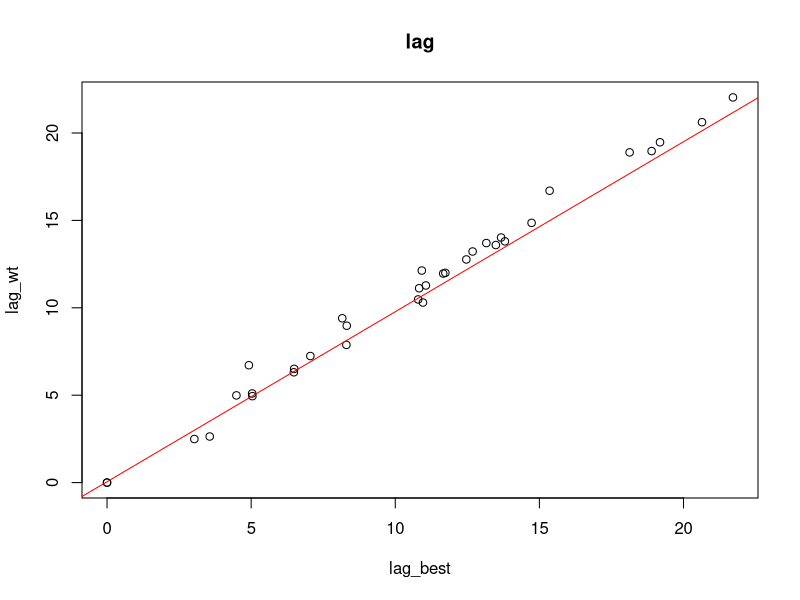
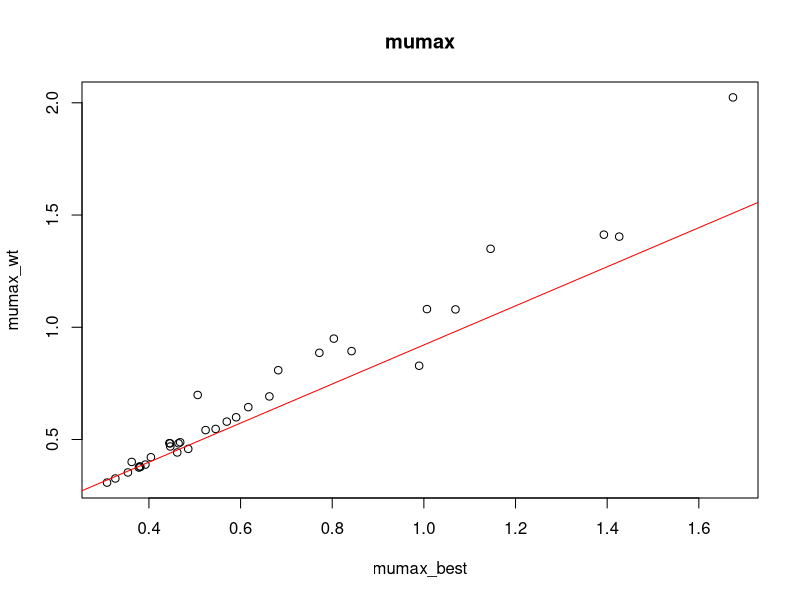
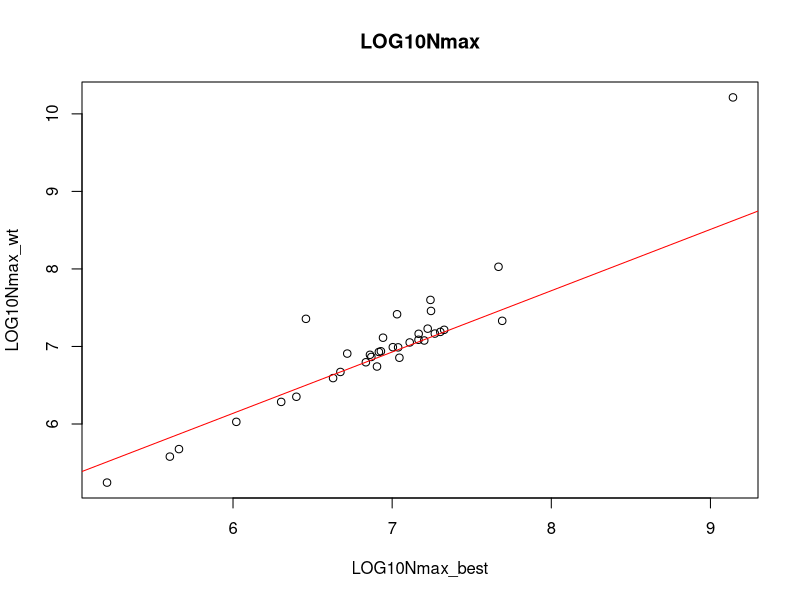

These charts were generated, in order, by the following R code:
# Note: Weighted_Average vs Best_Model.csv was manually created by combining the results from Result1.csv, RMSE.csv and Weighted_Growth.csv in Excel
# The best model was selected by the smallest RMSE

# Import dataset
dat_wt<-read.csv("Weighted_Average vs Best_Model.csv")

# Association test: lag_wt vs lag_best
plot(dat_wt$lag_wt,dat_wt$lag_best,
     xlab="lag_best",
     ylab="lag_wt",
     main="lag")
reg<-lm(dat_wt$lag_wt ~ dat_wt$lag_best)
abline(reg,col="red")
cor_lag=cor(dat_wt$lag_wt,dat_wt$lag_best)

# Association test: mumax_wt vs mumax_best
plot(dat_wt$mumax_wt,dat_wt$mumax_best,
     xlab="mumax_best",
     ylab="mumax_wt",
     main="mumax")
reg<-lm(dat_wt$mumax_wt ~ dat_wt$mumax_best)
abline(reg,col="red")
cor_mumax=cor(dat_wt$lag_wt,dat_wt$lag_best)

# Association test: LOG10Nmax_wt vs LOG10Nmax_best
plot(dat_wt$LOG10Nmax_wt,dat_wt$LOG10Nmax_best,
     xlab="LOG10Nmax_best",
     ylab="LOG10Nmax_wt",
     main="LOG10Nmax")
reg<-lm(dat_wt$LOG10Nmax_wt ~ dat_wt$LOG10Nmax_best)
abline(reg,col="red")
cor_LOG10Nmax=cor(dat_wt$LOG10Nmax_wt,dat_wt$LOG10Nmax_best)

correlation_coeff=cbind(c(cor_lag,cor_mumax,cor_LOG10Nmax))
rownames(correlation_coeff)<-c("lag","mumax","LOG10Nmax")
write.csv(correlation_coeff,"correlation_coeff.csv")


